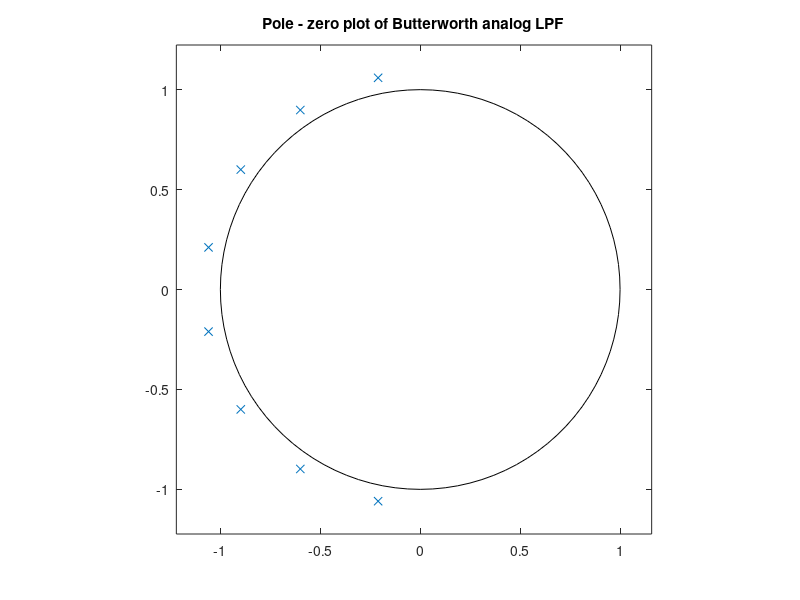

Recreate this plot in MATLAB. (Note: this script raises an error after producing the figure.)
%Designing a Buttweorth low pass filter
%Low pass specifications (analog domain): Stop band edge is at 1.4372
close all
clear all

%deriving filter specifications
number = 104;
if(number>75)
    number = number -75;
end

q = floor(number/10);
r = mod(number, 10);
BSL = 4 + 0.9*q + 2*r;
BSH = BSL+10;
BPL = BSL-2;
BPH = BSH + 2;

samp = 100; %sampling frequency in kHz

%normalized specifications
bpl = BPL/samp*2*pi;
bph = BPH/samp*2*pi;
bsl = BSL/samp*2*pi;
bsh = BSH/samp*2*pi;

%corresponding analog filter specifications
wpl = tan(bpl/2);
wph = tan(bph/2);
wsl = tan(bsl/2);
wsh = tan(bsh/2);

%parameters for band stop to low pass transformation
omega_0 = sqrt(wpl*wph);
B = wph - wpl;

Omega_s1 = (B*wsl)/(omega_0^2 - wsl^2);
Omega_s2 = (B*wsh)/(omega_0^2 - wsh^2);

ws = min(abs(Omega_s1), abs(Omega_s2));

%Finding Butterworth filter parameters

D1 = 1/0.85^2 -1;
D2 = 1/0.15^2 -1;

N = ceil(log(sqrt(D2/D1))/log(ws));
wc = 0.5*(D1^(-1/(2*N))+ws*D2^(-1/(2*N)));

%N = 8;
%wc = 1.08;

poles = zeros(N,1);

for k=1: N
    poles(k) = 1.08i*exp(1i*(2*k-1)*pi/(2*N));
end


%displaying poles and zeros
zplane([],poles);
grid;
title('Pole - zero plot of Butterworth analog LPF');

dc = prod(poles);     %normalizing the lpf transfer function given by zp2tf

%analog LPF transfer function and its freq response
[b_lp,a_lp] = zp2tf([], poles, dc);
figure;
freqs(b_lp,a_lp);
axis([0.1 2 0.3 1.05]);
title('Frequency response of analog low pass filter');

%making coefficients real to avoid numerical inaccuracies
a_lp = real(a_lp);
b_lp = real(b_lp);

fprintf('The analog low pass transfer function is:');  
tf(b_lp,a_lp)

%{
%finding analog low pass transfer function
H_L = tf(b,a);
fprintf('The analog low pass transfer function is:');  
H_L
%}

syms s_l s;      %s_l is low pass variable, s is band pass variable
denom_poly = poly2sym(a_lp, s_l);
num_poly = poly2sym(b_lp, s_l);

lp_poly = num_poly/denom_poly;  %low pass transfer function in floating point numbers 

%fprintf('The analog low pass transfer function is:');  
%vpa(lp_poly, 5)

%getting bandstop transfer function
omega_0 = sqrt(wpl*wph);
B = wph - wpl;

syms lb;
lb = (B*s)/(s^2 + omega_0^2);           %low pass to band pass transformation
bp_poly = simplifyFraction(expand(subs(lp_poly, s_l, lb)));

%fprintf('The analog band stop transfer function is:');  
%vpa(bp_poly, 5)

%coverting band stop polynomial to vectors
[num_bp, denom_bp] = numden(bp_poly);
b_bp = sym2poly(num_bp);
a_bp = sym2poly(denom_bp);

fprintf('The analog band stop transfer function is:');  
b_bpf = b_bp./a_bp(1);
a_bpf = a_bp./a_bp(1);
tf(b_bpf, a_bpf)

%plotting frequency response of band pass transfer function
figure;
freqs(b_bp,a_bp);
axis([0.1 2 0.0005 1.05]);
title('Frequency response of analog band stop filter');
 
%bilinear transformation
syms sz zi;             %zi is 1/z
sz = (1-zi)/(1+zi);
bp_z = simplifyFraction(expand(subs(bp_poly, s, sz)));
%fprintf('The discrete time filter transfer function is:');  
%vpa(bp_z, 5)            %discrete time filter transfer function

[numz, denomz] = numden(bp_z);
bz = fliplr(sym2poly(numz));
az = fliplr(sym2poly(denomz));

%printing discrete filter transfer function
bzf = bz./az(1);
azf = az./az(1);
%fprintf('The discrete time filter transfer function is:');  
tf(bzf,azf,0.1,'variable','z^-1')

%freqz(bz, az, 100);
fvtool(bz,az);
